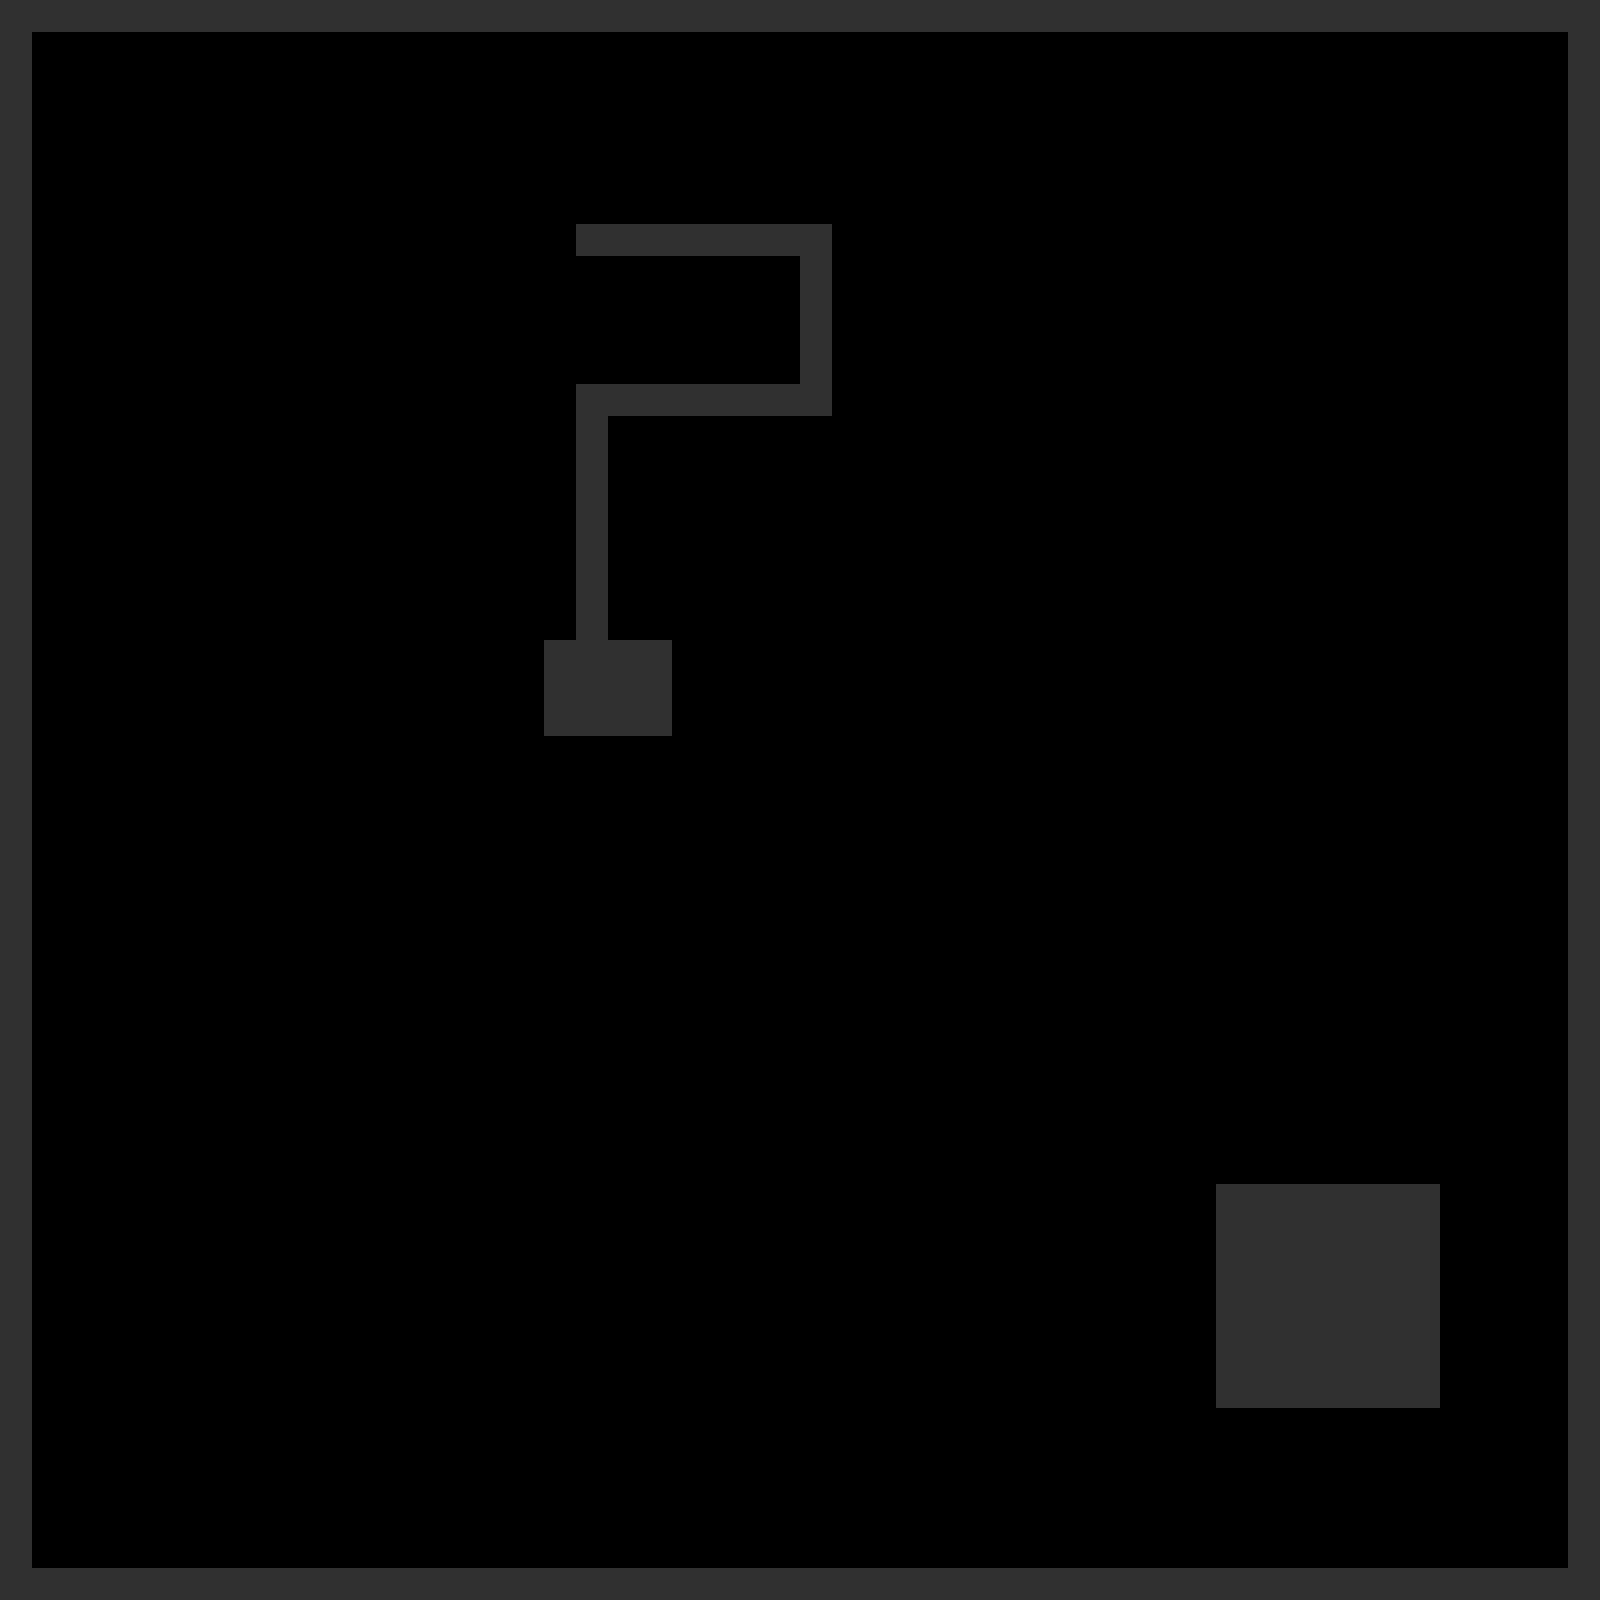

The image is a tile-based game level rendered from a .tmx file. Its description and source (layers, tilesets, objects; grid data summarised) follow:
An orthogonal 50x50 tile map with 32x32 px tiles, 1 tile layer (Collision), 1 hidden layer not drawn.

<map version="1.0" orientation="orthogonal" width="50" height="50" tilewidth="32" tileheight="32">
 <tileset firstgid="1" name="dg_grounds32" tilewidth="32" tileheight="32">
  <image source="../images/dg_grounds32.png" width="288" height="608" />
 </tileset>
 <layer name="Map" width="50" height="50" visible="0">
  <data>[2500 cells, 2500 non-empty, 6 distinct tile ids]</data>
 </layer>
 <layer name="Collision" width="50" height="50">
  <data>[2500 cells, 284 non-empty, 1 distinct tile ids]</data>
 </layer>
</map>
